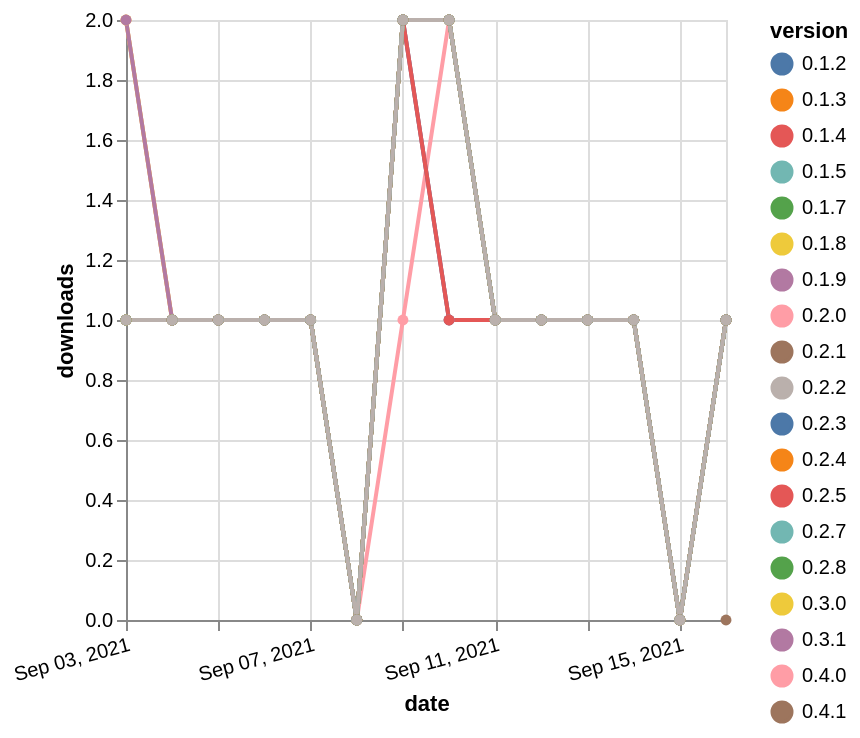

Describe this chart as a Vega-Lite specification.
### Vega-Lite specification from a JSON file in a GitHub repository (floating-point values rounded to 4 significant figures; data arrays with more than 128 entries replaced by an {"elided": "..."} marker saying what was removed)
{"$schema": "https://vega.github.io/schema/vega-lite/v5.json", "description": "A simple bar chart with embedded data.", "data": {"values": {"elided": "253 records"}}, "width": "container", "mark": {"type": "line", "point": {"filled": true}}, "encoding": {"x": {"field": "date", "type": "temporal", "timeUnit": "yearmonthdate", "title": "date", "axis": {"labelAngle": -15}}, "y": {"field": "delta", "type": "quantitative", "title": "downloads"}, "color": {"field": "version", "type": "nominal"}, "tooltip": {"field": "delta"}}}
